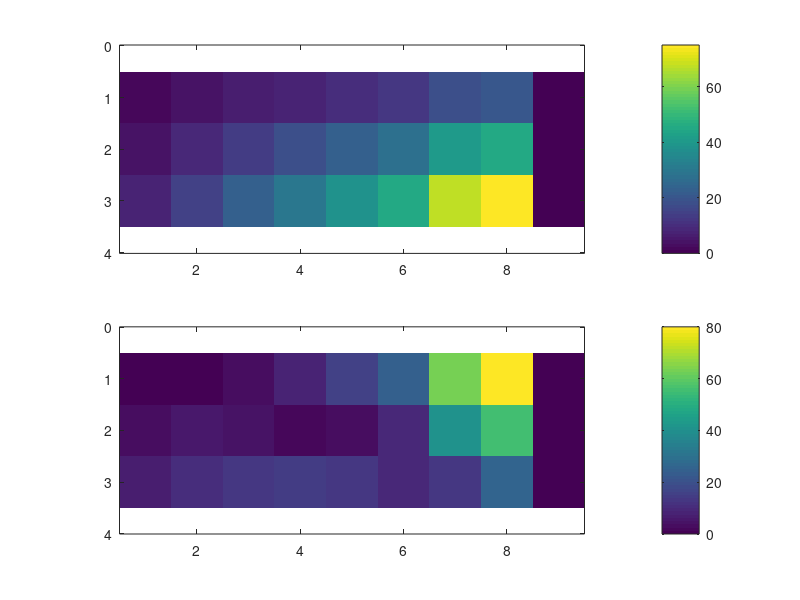

This figure's MATLAB source:
clear, close all hidden

x               = [   2      4.5         7.5 ]'
n.r             = [ 1 2 3    4 5       6 9 10 0]'
for i = 1 : numel( n.r )
    dif             = abs( n.r( i ) - x )                     ;
    best( i )       = find( dif == min( dif ) , 1 , 'first' )   ;
end

n.prod      = x * n.r'                                        ;
n.ref       = repmat( ( ( n.r ) .^2 )' , size( x , 1 ) , 1 )  ;

n.pd        = abs( -n.prod + n.ref )
n.m         = min( n.pd )
n.m_mat     = repmat( n.m , size( x , 1 ) , 1 )
find( n.pd == n.m_mat )
best

figure( 'Units' , 'Normalized' , 'Position' , [ 0.1 0.1 0.8 0.8 ] ) 
sp( 1 )     = subplot( 211 )                                        ;
imagesc( n.prod )
colorbar
axis equal tight

sp( 2 )     = subplot( 212 )                                        ;
imagesc( n.pd )
colorbar
axis equal tight

% linkprop( sp , 'Clim' ) 